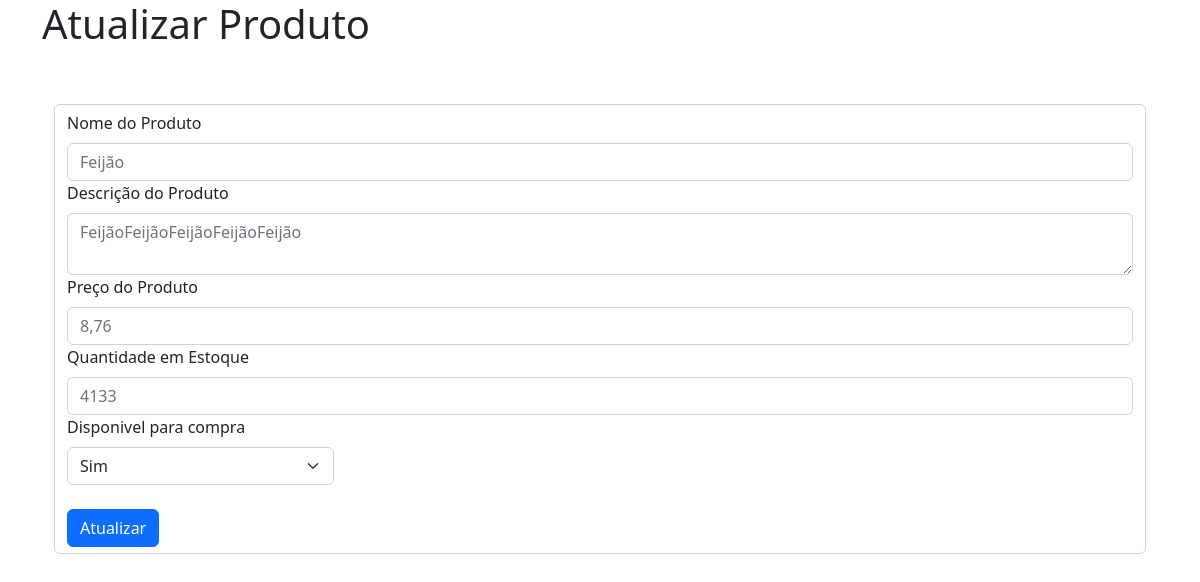
/produtos/editar/2/ (signed in), run on the app's committed database.
### crm/models.py (models this page shows, shortened)
class Produto(models.Model):
    nome = models.CharField(max_length=50)
    descricao = models.TextField()
    preco = models.DecimalField(max_digits=10, decimal_places=2)
    qtd_estoque = models.IntegerField()
    ativo = models.BooleanField()
    data_criacao = models.DateTimeField(auto_now_add=True)
    data_atualizacao = models.DateTimeField(auto_now=True)

### crm/views.py (the view, shortened to what this page needs)
# urls.py: path('editar/<int:id>/', views.editar_produto, name='editar_produto'),
@login_required(login_url="login")
def editar_produto(request, id):
    if not is_superuser(request):
        add_message(request, constants.WARNING, "Você não tem acesso para isso!")
        return redirect('view_produtos')
    if request.method == 'GET':
        produto = Produto.objects.get(id=id)
        return render(request, "produto_editar.html", {'produto': produto})

### crm/models.py (called while the page is built)
def is_superuser(request):
    if request.user.is_superuser:
        return True
    return False

### crm/templates/produto_editar.html (shortened to what this page needs)
{% extends "base.html" %}
{% block 'body' %}
    <div class="container">
        <h1>Atualizar Produto</h1>
        <br>
        <div class="container">
            <br>
            <form action="{% url "editar_produto" produto.id %}" method="post" class="form-control">{% csrf_token %}
                <label for="nome" class="form-label">Nome do Produto</label>
                <input type="text" name="nome" id="nome" class="form-control" placeholder="{{produto.nome}}">
                <label for="descricao" class="form-label">Descrição do Produto</label>
                <textarea name="descricao" id="descricao" class="form-control" placeholder="{{produto.descricao}}"></textarea>
                <label for="preco" class="form-label">Preço do Produto</label>
                <input type="number" step=".01" name="preco" id="preco" class="form-control" placeholder="{{produto.preco}}">
                <label for="qtd_estoque" class="form-label">Quantidade em Estoque</label>
                <input type="number" name="qtd_estoque" id="qtd_estoque" class="form-control" placeholder="{{produto.qtd_estoque}}">
                <div class="col-3">
                    <label for="ativo" class="form-label">Disponivel para compra</label>
                    <select name="ativo" id="ativo" class="form-select" required>
                        <option value="1" select>Sim</option>
                    </select>
                </div>
                <br>
                <button type="submit" class="btn btn-primary">Atualizar</button>
            </form>
        </div>
    </div>
{% endblock 'body' %}

### data on the page
Produto: nome "Feijão", descricao "FeijãoFeijãoFeijãoFeijãoFeijão", preco "8,76", qtd_estoque "4133"
